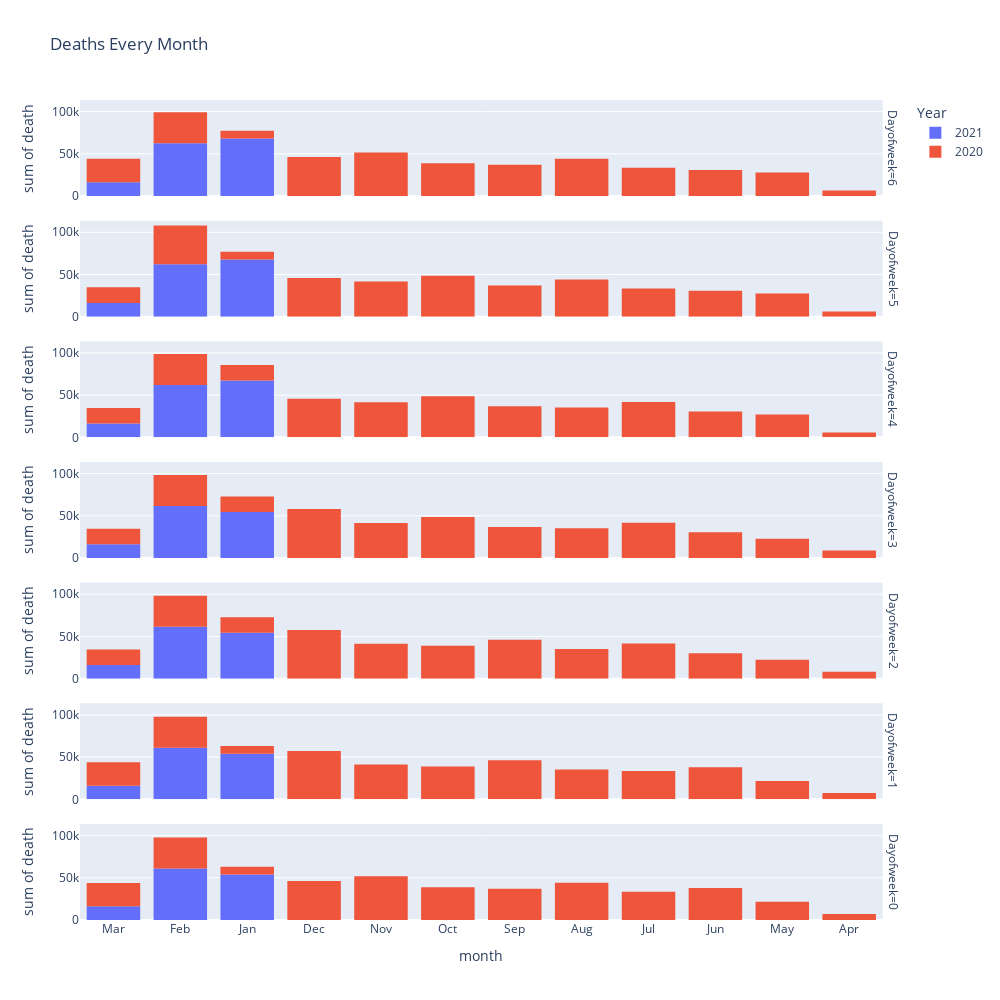

The code cell stored with this chart in its notebook:
### Code cell
fig = px.histogram(df_1, x='month', y='death',title='Deaths Every Month',color='Year',facet_row='Dayofweek',width=1000, height=1000)
fig

### Figure 1 — Plotly figure (JSON) as saved in the notebook; plotly's stock layout.template omitted (floating-point values rounded to 4 significant figures)
{"data": [{"alignmentgroup": "True", "bingroup": "x", "histfunc": "sum", "hovertemplate": "Year=2021<br>Dayofweek=6<br>month=%{x}<br>sum of death=%{y}<extra></extra>", "legendgroup": "2021", "marker": {"color": "#636efa"}, "name": "2021", "offsetgroup": "2021", "orientation": "v", "showlegend": true, "type": "histogram", "x": ["Mar", "Feb", "Feb", "Feb", "Feb", "Jan", "Jan", "Jan", "Jan", "Jan"], "xaxis": "x7", "y": [16417, 16118, 15826, 15484, 14999, 14577, 14133, 13652, 13151, 12610], "yaxis": "y7"}, {"alignmentgroup": "True", "bingroup": "x", "histfunc": "sum", "hovertemplate": "Year=2021<br>Dayofweek=5<br>month=%{x}<br>sum of death=%{y}<extra></extra>", "legendgroup": "2021", "marker": {"color": "#636efa"}, "name": "2021", "offsetgroup": "2021", "orientation": "v", "showlegend": false, "type": "histogram", "x": ["Mar", "Feb", "Feb", "Feb", "Feb", "Jan", "Jan", "Jan", "Jan", "Jan"], "xaxis": "x6", "y": [16374, 16067, 15779, 15424, 14921, 14531, 14064, 13583, 13074, 12502], "yaxis": "y6"}, {"alignmentgroup": "True", "bingroup": "x", "histfunc": "sum", "hovertemplate": "Year=2021<br>Dayofweek=4<br>month=%{x}<br>sum of death=%{y}<extra></extra>", "legendgroup": "2021", "marker": {"color": "#636efa"}, "name": "2021", "offsetgroup": "2021", "orientation": "v", "showlegend": false, "type": "histogram", "x": ["Mar", "Feb", "Feb", "Feb", "Feb", "Jan", "Jan", "Jan", "Jan", "Jan"], "xaxis": "x5", "y": [16322, 16024, 15726, 15358, 14859, 14444, 13987, 13509, 12985, 12423], "yaxis": "y5"}, {"alignmentgroup": "True", "bingroup": "x", "histfunc": "sum", "hovertemplate": "Year=2021<br>Dayofweek=3<br>month=%{x}<br>sum of death=%{y}<extra></extra>", "legendgroup": "2021", "marker": {"color": "#636efa"}, "name": "2021", "offsetgroup": "2021", "orientation": "v", "showlegend": false, "type": "histogram", "x": ["Mar", "Feb", "Feb", "Feb", "Feb", "Jan", "Jan", "Jan", "Jan"], "xaxis": "x4", "y": [16296, 15978, 15686, 15269, 14784, 14348, 13906, 13433, 12909], "yaxis": "y4"}, {"alignmentgroup": "True", "bingroup": "x", "histfunc": "sum", "hovertemplate": "Year=2021<br>Dayofweek=2<br>month=%{x}<br>sum of death=%{y}<extra></extra>", "legendgroup": "2021", "marker": {"color": "#636efa"}, "name": "2021", "offsetgroup": "2021", "orientation": "v", "showlegend": false, "type": "histogram", "x": ["Mar", "Feb", "Feb", "Feb", "Feb", "Jan", "Jan", "Jan", "Jan"], "xaxis": "x3", "y": [16252, 15945, 15623, 15207, 14708, 14304, 13829, 13359, 12836], "yaxis": "y3"}, {"alignmentgroup": "True", "bingroup": "x", "histfunc": "sum", "hovertemplate": "Year=2021<br>Dayofweek=1<br>month=%{x}<br>sum of death=%{y}<extra></extra>", "legendgroup": "2021", "marker": {"color": "#636efa"}, "name": "2021", "offsetgroup": "2021", "orientation": "v", "showlegend": false, "type": "histogram", "x": ["Mar", "Feb", "Feb", "Feb", "Feb", "Jan", "Jan", "Jan", "Jan"], "xaxis": "x2", "y": [16182, 15883, 15567, 15124, 14652, 14220, 13749, 13273, 12734], "yaxis": "y2"}, {"alignmentgroup": "True", "bingroup": "x", "histfunc": "sum", "hovertemplate": "Year=2021<br>Dayofweek=0<br>month=%{x}<br>sum of death=%{y}<extra></extra>", "legendgroup": "2021", "marker": {"color": "#636efa"}, "name": "2021", "offsetgroup": "2021", "orientation": "v", "showlegend": false, "type": "histogram", "x": ["Mar", "Feb", "Feb", "Feb", "Feb", "Jan", "Jan", "Jan", "Jan"], "xaxis": "x", "y": [16144, 15853, 15517, 15054, 14607, 14178, 13705, 13206, 12671], "yaxis": "y"}, {"alignmentgroup": "True", "bingroup": "x", "histfunc": "sum", "hovertemplate": "Year=2020<br>Dayofweek=6<br>month=%{x}<br>sum of death=%{y}<extra></extra>", "legendgroup": "2020", "marker": {"color": "#EF553B"}, "name": "2020", "offsetgroup": "2020", "orientation": "v", "showlegend": true, "type": "histogram", "x": ["Dec", "Dec", "Dec", "Dec", "Nov", "Nov", "Nov", "Nov", "Nov", "Oct", "Oct", "Oct", "Oct", "Sep", "Sep", "Sep", "Sep", "Aug", "Aug", "Aug", "Aug", "Aug", "Jul", "Jul", "Jul", "Jul", "Jun", "Jun", "Jun", "Jun", "May", "May", "May", "May", "May", "Apr", "Apr", "Apr", "Apr", "Mar", "Mar", "Mar", "Mar", "Mar", "Feb", "Feb", "Feb", "Feb", "Jan"], "xaxis": "x7", "y": [12110, 11717, 11349, 11004, 10722, 10512, 10329, 10149, 10013, 9864, 9737, 9604, 9510, 9404, 9310, 9210, 9125, 9049, 8921, 8829, 8735, 8638, 8529, 8431, 8325, 8183, 8060, 7858, 7624, 7316, 6846, 6372, 5797, 4979, 4004, 2899, 2146, 1056, 370, 99, 11, 9180, 9180, 9180, 9180, 9180, 9180, 9180, 9180], "yaxis": "y7"}, {"alignmentgroup": "True", "bingroup": "x", "histfunc": "sum", "hovertemplate": "Year=2020<br>Dayofweek=5<br>month=%{x}<br>sum of death=%{y}<extra></extra>", "legendgroup": "2020", "marker": {"color": "#EF553B"}, "name": "2020", "offsetgroup": "2020", "orientation": "v", "showlegend": false, "type": "histogram", "x": ["Dec", "Dec", "Dec", "Dec", "Nov", "Nov", "Nov", "Nov", "Oct", "Oct", "Oct", "Oct", "Oct", "Sep", "Sep", "Sep", "Sep", "Aug", "Aug", "Aug", "Aug", "Aug", "Jul", "Jul", "Jul", "Jul", "Jun", "Jun", "Jun", "Jun", "May", "May", "May", "May", "May", "Apr", "Apr", "Apr", "Apr", "Mar", "Mar", "Mar", "Mar", "Feb", "Feb", "Feb", "Feb", "Feb", "Jan"], "xaxis": "x6", "y": [12010, 11657, 11307, 10953, 10676, 10488, 10293, 10129, 9991, 9839, 9723, 9587, 9507, 9391, 9295, 9196, 9116, 9036, 8921, 8818, 8721, 8626, 8510, 8419, 8310, 8172, 8041, 7828, 7576, 7289, 6768, 6304, 5705, 4840, 3846, 2877, 1983, 946, 304, 72, 7, 9180, 9180, 9180, 9180, 9180, 9180, 9180, 9180], "yaxis": "y6"}, {"alignmentgroup": "True", "bingroup": "x", "histfunc": "sum", "hovertemplate": "Year=2020<br>Dayofweek=4<br>month=%{x}<br>sum of death=%{y}<extra></extra>", "legendgroup": "2020", "marker": {"color": "#EF553B"}, "name": "2020", "offsetgroup": "2020", "orientation": "v", "showlegend": false, "type": "histogram", "x": ["Dec", "Dec", "Dec", "Dec", "Nov", "Nov", "Nov", "Nov", "Oct", "Oct", "Oct", "Oct", "Oct", "Sep", "Sep", "Sep", "Sep", "Aug", "Aug", "Aug", "Aug", "Jul", "Jul", "Jul", "Jul", "Jul", "Jun", "Jun", "Jun", "Jun", "May", "May", "May", "May", "May", "Apr", "Apr", "Apr", "Apr", "Mar", "Mar", "Mar", "Mar", "Feb", "Feb", "Feb", "Feb", "Jan", "Jan"], "xaxis": "x5", "y": [11963, 11610, 11257, 10910, 10635, 10469, 10265, 10106, 9975, 9830, 9702, 9577, 9490, 9373, 9269, 9180, 9100, 9023, 8901, 8804, 8709, 8609, 8498, 8402, 8296, 8149, 8013, 7800, 7538, 7235, 6718, 6228, 5592, 4702, 3716, 2877, 1822, 832, 265, 57, 5, 9180, 9180, 9180, 9180, 9180, 9180, 9180, 9180], "yaxis": "y5"}, {"alignmentgroup": "True", "bingroup": "x", "histfunc": "sum", "hovertemplate": "Year=2020<br>Dayofweek=3<br>month=%{x}<br>sum of death=%{y}<extra></extra>", "legendgroup": "2020", "marker": {"color": "#EF553B"}, "name": "2020", "offsetgroup": "2020", "orientation": "v", "showlegend": false, "type": "histogram", "x": ["Dec", "Dec", "Dec", "Dec", "Dec", "Nov", "Nov", "Nov", "Nov", "Oct", "Oct", "Oct", "Oct", "Oct", "Sep", "Sep", "Sep", "Sep", "Aug", "Aug", "Aug", "Aug", "Jul", "Jul", "Jul", "Jul", "Jul", "Jun", "Jun", "Jun", "Jun", "May", "May", "May", "May", "Apr", "Apr", "Apr", "Apr", "Apr", "Mar", "Mar", "Mar", "Mar", "Feb", "Feb", "Feb", "Feb", "Jan", "Jan"], "xaxis": "x4", "y": [12423, 11963, 11558, 11209, 10874, 10604, 10435, 10242, 10085, 9951, 9810, 9672, 9565, 9480, 9362, 9260, 9166, 9077, 9007, 8888, 8790, 8691, 8595, 8484, 8380, 8268, 8132, 7963, 7770, 7492, 7201, 6640, 6148, 5482, 4552, 3562, 2769, 1667, 725, 229, 42, 3, 9180, 9180, 9180, 9180, 9180, 9180, 9180, 9180], "yaxis": "y4"}, {"alignmentgroup": "True", "bingroup": "x", "histfunc": "sum", "hovertemplate": "Year=2020<br>Dayofweek=2<br>month=%{x}<br>sum of death=%{y}<extra></extra>", "legendgroup": "2020", "marker": {"color": "#EF553B"}, "name": "2020", "offsetgroup": "2020", "orientation": "v", "showlegend": false, "type": "histogram", "x": ["Dec", "Dec", "Dec", "Dec", "Dec", "Nov", "Nov", "Nov", "Nov", "Oct", "Oct", "Oct", "Oct", "Sep", "Sep", "Sep", "Sep", "Sep", "Aug", "Aug", "Aug", "Aug", "Jul", "Jul", "Jul", "Jul", "Jul", "Jun", "Jun", "Jun", "Jun", "May", "May", "May", "May", "Apr", "Apr", "Apr", "Apr", "Apr", "Mar", "Mar", "Mar", "Mar", "Feb", "Feb", "Feb", "Feb", "Jan", "Jan"], "xaxis": "x3", "y": [12338, 11887, 11513, 11166, 10824, 10604, 10407, 10222, 10062, 9924, 9780, 9647, 9557, 9456, 9347, 9245, 9146, 9060, 8987, 8876, 8769, 8659, 8580, 8468, 8368, 8243, 8081, 7938, 7734, 7454, 7152, 6547, 6066, 5315, 4420, 3405, 2597, 1502, 615, 187, 33, 2, 9180, 9180, 9180, 9180, 9180, 9180, 9180, 9180], "yaxis": "y3"}, {"alignmentgroup": "True", "bingroup": "x", "histfunc": "sum", "hovertemplate": "Year=2020<br>Dayofweek=1<br>month=%{x}<br>sum of death=%{y}<extra></extra>", "legendgroup": "2020", "marker": {"color": "#EF553B"}, "name": "2020", "offsetgroup": "2020", "orientation": "v", "showlegend": false, "type": "histogram", "x": ["Dec", "Dec", "Dec", "Dec", "Dec", "Nov", "Nov", "Nov", "Nov", "Oct", "Oct", "Oct", "Oct", "Sep", "Sep", "Sep", "Sep", "Sep", "Aug", "Aug", "Aug", "Aug", "Jul", "Jul", "Jul", "Jul", "Jun", "Jun", "Jun", "Jun", "Jun", "May", "May", "May", "May", "Apr", "Apr", "Apr", "Apr", "Mar", "Mar", "Mar", "Mar", "Mar", "Feb", "Feb", "Feb", "Feb", "Jan"], "xaxis": "x2", "y": [12218, 11804, 11443, 11076, 10778, 10551, 10360, 10184, 10035, 9888, 9758, 9630, 9538, 9423, 9328, 9225, 9141, 9064, 8960, 8839, 8751, 8657, 8551, 8450, 8340, 8213, 8054, 7890, 7665, 7408, 7085, 6473, 5938, 5141, 4212, 3153, 2449, 1329, 515, 153, 26, 9180, 9180, 9180, 9180, 9180, 9180, 9180, 9180], "yaxis": "y2"}, {"alignmentgroup": "True", "bingroup": "x", "histfunc": "sum", "hovertemplate": "Year=2020<br>Dayofweek=0<br>month=%{x}<br>sum of death=%{y}<extra></extra>", "legendgroup": "2020", "marker": {"color": "#EF553B"}, "name": "2020", "offsetgroup": "2020", "orientation": "v", "showlegend": false, "type": "histogram", "x": ["Dec", "Dec", "Dec", "Dec", "Nov", "Nov", "Nov", "Nov", "Nov", "Oct", "Oct", "Oct", "Oct", "Sep", "Sep", "Sep", "Sep", "Aug", "Aug", "Aug", "Aug", "Aug", "Jul", "Jul", "Jul", "Jul", "Jun", "Jun", "Jun", "Jun", "Jun", "May", "May", "May", "May", "Apr", "Apr", "Apr", "Apr", "Mar", "Mar", "Mar", "Mar", "Mar", "Feb", "Feb", "Feb", "Feb", "Jan"], "xaxis": "x", "y": [12158, 11759, 11388, 11035, 10748, 10531, 10340, 10163, 10023, 9881, 9753, 9617, 9530, 9415, 9317, 9219, 9133, 9060, 8948, 8833, 8741, 8648, 8536, 8433, 8330, 8198, 8095, 7874, 7647, 7353, 7035, 6416, 5862, 5108, 4090, 3003, 2303, 1211, 448, 124, 17, 9180, 9180, 9180, 9180, 9180, 9180, 9180, 9180], "yaxis": "y"}], "layout": {"annotations": [{"font": {}, "showarrow": false, "text": "Dayofweek=0", "textangle": 90, "x": 0.98, "xanchor": "left", "xref": "paper", "y": 0.05857, "yanchor": "middle", "yref": "paper"}, {"font": {}, "showarrow": false, "text": "Dayofweek=1", "textangle": 90, "x": 0.98, "xanchor": "left", "xref": "paper", "y": 0.2057, "yanchor": "middle", "yref": "paper"}, {"font": {}, "showarrow": false, "text": "Dayofweek=2", "textangle": 90, "x": 0.98, "xanchor": "left", "xref": "paper", "y": 0.3529, "yanchor": "middle", "yref": "paper"}, {"font": {}, "showarrow": false, "text": "Dayofweek=3", "textangle": 90, "x": 0.98, "xanchor": "left", "xref": "paper", "y": 0.5, "yanchor": "middle", "yref": "paper"}, {"font": {}, "showarrow": false, "text": "Dayofweek=4", "textangle": 90, "x": 0.98, "xanchor": "left", "xref": "paper", "y": 0.6471, "yanchor": "middle", "yref": "paper"}, {"font": {}, "showarrow": false, "text": "Dayofweek=5", "textangle": 90, "x": 0.98, "xanchor": "left", "xref": "paper", "y": 0.7943, "yanchor": "middle", "yref": "paper"}, {"font": {}, "showarrow": false, "text": "Dayofweek=6", "textangle": 90, "x": 0.98, "xanchor": "left", "xref": "paper", "y": 0.9414, "yanchor": "middle", "yref": "paper"}], "barmode": "relative", "height": 1000, "legend": {"title": {"text": "Year"}, "tracegroupgap": 0}, "title": {"text": "Deaths Every Month"}, "width": 1000, "xaxis": {"anchor": "y", "domain": [0, 0.98], "title": {"text": "month"}}, "xaxis2": {"anchor": "y2", "domain": [0, 0.98], "matches": "x", "showticklabels": false}, "xaxis3": {"anchor": "y3", "domain": [0, 0.98], "matches": "x", "showticklabels": false}, "xaxis4": {"anchor": "y4", "domain": [0, 0.98], "matches": "x", "showticklabels": false}, "xaxis5": {"anchor": "y5", "domain": [0, 0.98], "matches": "x", "showticklabels": false}, "xaxis6": {"anchor": "y6", "domain": [0, 0.98], "matches": "x", "showticklabels": false}, "xaxis7": {"anchor": "y7", "domain": [0, 0.98], "matches": "x", "showticklabels": false}, "yaxis": {"anchor": "x", "domain": [0, 0.1171], "title": {"text": "sum of death"}}, "yaxis2": {"anchor": "x2", "domain": [0.1471, 0.2643], "matches": "y", "title": {"text": "sum of death"}}, "yaxis3": {"anchor": "x3", "domain": [0.2943, 0.4114], "matches": "y", "title": {"text": "sum of death"}}, "yaxis4": {"anchor": "x4", "domain": [0.4414, 0.5586], "matches": "y", "title": {"text": "sum of death"}}, "yaxis5": {"anchor": "x5", "domain": [0.5886, 0.7057], "matches": "y", "title": {"text": "sum of death"}}, "yaxis6": {"anchor": "x6", "domain": [0.7357, 0.8529], "matches": "y", "title": {"text": "sum of death"}}, "yaxis7": {"anchor": "x7", "domain": [0.8829, 1.0], "matches": "y", "title": {"text": "sum of death"}}}}
